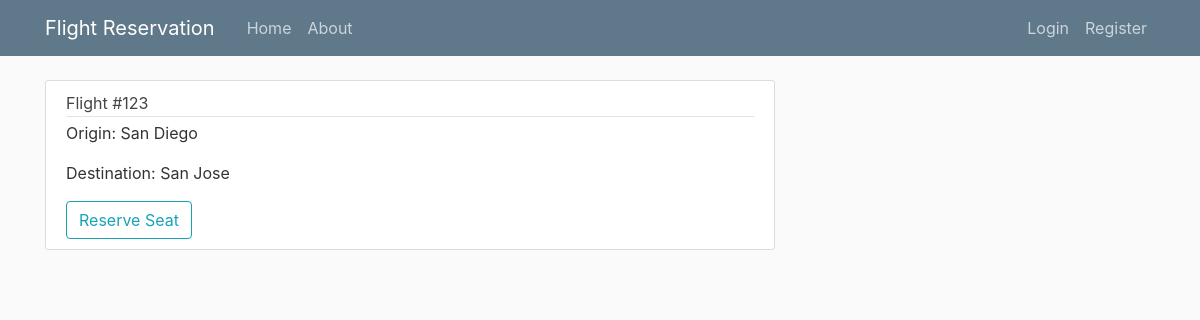
Page /flight/3/ on the committed database.
### reservation/models.py (models this page shows, shortened)
class Flight(models.Model):
    flight_number = models.IntegerField(default=0)
    origin = models.CharField(max_length=200)
    destination = models.CharField(max_length=200)
    plane = models.OneToOneField(Plane, on_delete=models.CASCADE)

### reservation/views.py (the view)
# urls.py: path('flight/<int:pk>/', FlightDetailView.as_view(), name='flight-detail'), #end routes with trailing /
class FlightDetailView(DetailView):
    model = Flight

### reservation/templates/reservation/flight_detail.html
{% extends "reservation/base.html" %}
{% load crispy_forms_tags %}
{% block content %}
  <article class="media content-section">
    <div class="media-body">
      <div class="article-metadata">
        <a class="article-title" href="#">Flight #{{ object.flight_number }}</a>
      </div>
      <p class="article-content">Origin: {{ object.origin }}</p>
      <p class="article-content">Destination: {{ object.destination }}</p>
      <a class="btn btn-outline-info" href="{% url 'reservation-reserve' %}">Reserve Seat</a>
    </div>
  </article>
{% endblock content %}

### reservation/static/reservation/main.css (style rules this page uses)
body { background: #fafafa; color: #333333; margin-top: 5rem; }
.content-section { background: #ffffff; padding: 10px 20px; border: 1px solid #dddddd; border-radius: 3px; margin-bottom: 20px; }
.article-title { color: #444444; }
.article-content { white-space: pre-line; }
.article-metadata { padding-bottom: 1px; margin-bottom: 4px; border-bottom: 1px solid #e3e3e3 }

### rows in the picture
Flight: flight_number "123", origin "San Diego", destination "San Jose"
